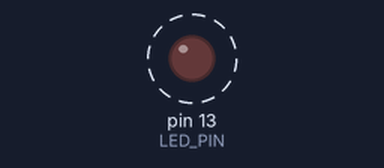
The sketch below on a simulated Arduino Uno, built with avr-gcc and run on an emulated ATmega328P. On the bench: output pins drawn as LEDs (lit = HIGH). Dashed ring = blinking.

Above: at 0.5 s.
Timing chart, 0 to 4.6 s (numbered marks = the images above):
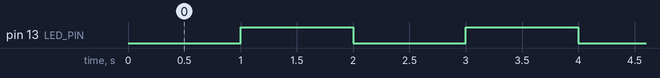

The sketch:

sketch.ino
```cpp
#include <Arduino.h>

static const uint8_t LED_PIN = 13;
static const uint32_t BLINK_INTERVAL_MS = 1000;

static uint32_t last_toggle_time = 0;
static uint8_t led_state = LOW;

void setup() {
    pinMode(LED_PIN, OUTPUT);
    digitalWrite(LED_PIN, led_state);
}

void loop() {
    uint32_t current_time = millis();

    if (current_time - last_toggle_time >= BLINK_INTERVAL_MS) {
        last_toggle_time = current_time;
        led_state = (led_state == LOW) ? HIGH : LOW;
        digitalWrite(LED_PIN, led_state);
    }
}
```

Measured:
- by itself, pin 13 (LED_PIN): alternates HIGH for 1.0 s and LOW for 1.0 s
